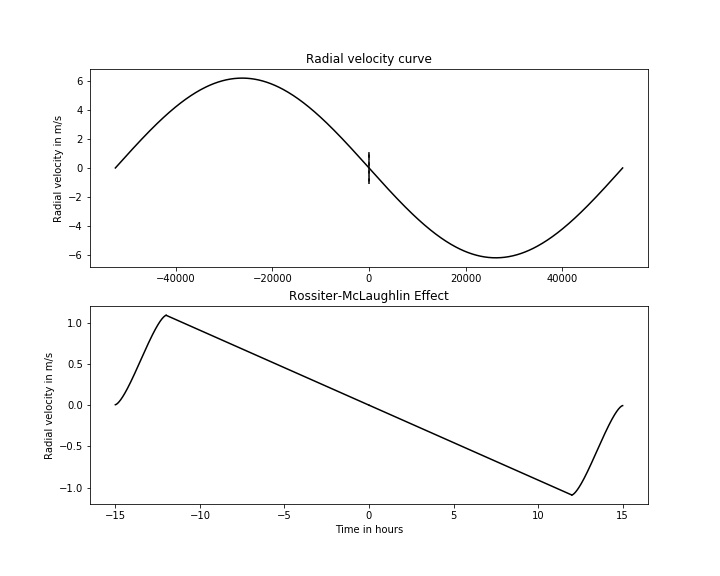

The Python source for this figure:
# -*- coding: utf-8 -*-
"""
Created on Wed Jun 17 13:17:12 2020

@author: Administrator
"""


#For a circular orbit
#*********************

#Taking i_star = pi/2
#Exaggerated values have been taken for K and rot

#importing the required modules
import numpy as np
import matplotlib.pyplot as plt

#initialising the required parameters
R = 627938.0
rP = 69911.0
a = 778.0e6
P = 12.0*365*24
w = 1.5*np.pi
#amplitude of radial velocity variation is assumed
K = 0.1
#stellar angular velocity is assumed
rot = 8e5/R
#the sky-projected spin-orbit angle is assumed
angle = 10*np.pi/180

#for the radial velocity curve
t = np.linspace(-P/2, P/2, 500)
v = -2*np.pi*t/P
#v0 is taken to be 0
vel = K*(np.cos((w + np.pi) + (v + np.pi)))

#for the Rossiter-McLaughlin effect
tT = P*R*(1 + rP/R)/(np.pi*a)
tF = tT*(1 - rP/R)/(1 + rP/R)
d = rP**2/R**2
b = np.sqrt(((1 - d**0.5)**2 - (tF/tT)**2*(1 + d**0.5)**2)/(1 - (tF/tT)**2))
amp = (2.0/3)*d*rot*np.sqrt(1.0 - b**2)

#for ingress
t1 = np.linspace(-tT/2, -tF/2, 500)
var1 = np.linspace(0, amp, 500)
v1 = -2*np.pi*t1/P
vel1 = var1 + K*(np.cos((w + np.pi) + (v1 + np.pi)))

#for full transit
t2 = np.linspace(-tF/2, tF/2, 500)
var2 = amp*np.sin(-np.pi*t2/tF)
v2 = 2*np.pi*t2/P
vel2 = var2 +  K*(np.cos((w + np.pi) + (v2 + np.pi)))

#for egress
t3 = np.linspace(tF/2, tT/2, 500)
var3 = np.linspace(-amp, 0, 500)
v3 = 2*np.pi*t3/P
vel3 = var3 +  K*(np.cos((w + np.pi) + (v3 + np.pi)))


#plotting
fig = plt.figure(figsize = (10, 8))
ax1 = fig.add_subplot(2, 1, 1)
ax1.plot(t, vel, 'k')
ax1.plot(t1, vel1, 'k--', lw = 1)
ax1.plot(t2, vel2, 'k--', lw = 1)
ax1.plot(t3, vel3, 'k--', lw = 1)
ax1.set_title("Radial velocity curve")
ax1.set_ylabel("Radial velocity in m/s")
ax2 = fig.add_subplot(2, 1, 2)
ax2.plot(np.linspace(-tT/2 - 0.5, -tT/2, 500), np.zeros(500), 'k')
ax2.plot(t1, var1, 'k')
ax2.plot(t2, var2, 'k')
ax2.plot(t3, var3, 'k')
ax2.plot(np.linspace(tT/2, tT/2 + 0.5, 500), np.zeros(500), 'k')
ax2.set_title("Rossiter-McLaughlin Effect")
ax2.set_xlabel("Time in hours")
ax2.set_ylabel("Radial velocity in m/s")
plt.savefig('Week_3_1.jpg')
